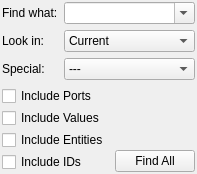
<?xml version="1.0" encoding="UTF-8"?>
<ui version="4.0">
 <class>FlowGraphSearchCtrl</class>
 <widget class="QWidget" name="FlowGraphSearchCtrl">
  <property name="geometry">
   <rect>
    <x>0</x>
    <y>0</y>
    <width>181</width>
    <height>156</height>
   </rect>
  </property>
  <property name="sizePolicy">
   <sizepolicy hsizetype="Preferred" vsizetype="Fixed">
    <horstretch>0</horstretch>
    <verstretch>0</verstretch>
   </sizepolicy>
  </property>
  <property name="windowTitle">
   <string>Search</string>
  </property>
  <layout class="QGridLayout" name="gridLayout_2">
   <property name="leftMargin">
    <number>2</number>
   </property>
   <property name="topMargin">
    <number>2</number>
   </property>
   <property name="rightMargin">
    <number>2</number>
   </property>
   <property name="bottomMargin">
    <number>2</number>
   </property>
   <item row="1" column="0">
    <layout class="QVBoxLayout" name="verticalLayout">
     <property name="spacing">
      <number>2</number>
     </property>
     <item>
      <widget class="QCheckBox" name="includePorts">
       <property name="text">
        <string>Include Ports</string>
       </property>
      </widget>
     </item>
     <item>
      <widget class="QCheckBox" name="includeValues">
       <property name="text">
        <string>Include Values</string>
       </property>
      </widget>
     </item>
     <item>
      <widget class="QCheckBox" name="includeEntities">
       <property name="text">
        <string>Include Entities</string>
       </property>
      </widget>
     </item>
     <item>
      <widget class="QCheckBox" name="includeIDs">
       <property name="text">
        <string>Include IDs</string>
       </property>
      </widget>
     </item>
    </layout>
   </item>
   <item row="1" column="1">
    <layout class="QVBoxLayout" name="verticalLayout_2">
     <item>
      <spacer name="verticalSpacer">
       <property name="orientation">
        <enum>Qt::Vertical</enum>
       </property>
       <property name="sizeHint" stdset="0">
        <size>
         <width>20</width>
         <height>10</height>
        </size>
       </property>
      </spacer>
     </item>
     <item>
      <widget class="QPushButton" name="findAll">
       <property name="text">
        <string>Find All</string>
       </property>
      </widget>
     </item>
    </layout>
   </item>
   <item row="0" column="0" colspan="2">
    <layout class="QGridLayout" name="gridLayout">
     <item row="0" column="0">
      <widget class="QLabel" name="label">
       <property name="sizePolicy">
        <sizepolicy hsizetype="Minimum" vsizetype="Preferred">
         <horstretch>0</horstretch>
         <verstretch>0</verstretch>
        </sizepolicy>
       </property>
       <property name="text">
        <string>Find what:</string>
       </property>
      </widget>
     </item>
     <item row="2" column="0">
      <widget class="QLabel" name="label_2">
       <property name="sizePolicy">
        <sizepolicy hsizetype="Minimum" vsizetype="Preferred">
         <horstretch>0</horstretch>
         <verstretch>0</verstretch>
        </sizepolicy>
       </property>
       <property name="text">
        <string>Look in:</string>
       </property>
      </widget>
     </item>
     <item row="3" column="0">
      <widget class="QLabel" name="label_3">
       <property name="sizePolicy">
        <sizepolicy hsizetype="Minimum" vsizetype="Preferred">
         <horstretch>0</horstretch>
         <verstretch>0</verstretch>
        </sizepolicy>
       </property>
       <property name="text">
        <string>Special:</string>
       </property>
      </widget>
     </item>
     <item row="3" column="1">
      <widget class="QComboBox" name="special">
       <property name="sizePolicy">
        <sizepolicy hsizetype="Expanding" vsizetype="Fixed">
         <horstretch>0</horstretch>
         <verstretch>0</verstretch>
        </sizepolicy>
       </property>
       <item>
        <property name="text">
         <string>---</string>
        </property>
       </item>
       <item>
        <property name="text">
         <string>No Entity</string>
        </property>
       </item>
       <item>
        <property name="text">
         <string>No Links</string>
        </property>
       </item>
       <item>
        <property name="text">
         <string>Cat: Approved</string>
        </property>
       </item>
       <item>
        <property name="text">
         <string>Cat: Advanced</string>
        </property>
       </item>
       <item>
        <property name="text">
         <string>Cat: Debug</string>
        </property>
       </item>
       <item>
        <property name="text">
         <string>Cat: Obsolete</string>
        </property>
       </item>
      </widget>
     </item>
     <item row="0" column="1">
      <widget class="QComboBox" name="findWhat">
       <property name="sizePolicy">
        <sizepolicy hsizetype="Expanding" vsizetype="Fixed">
         <horstretch>0</horstretch>
         <verstretch>0</verstretch>
        </sizepolicy>
       </property>
       <property name="editable">
        <bool>true</bool>
       </property>
      </widget>
     </item>
     <item row="2" column="1">
      <widget class="QComboBox" name="lookIn">
       <property name="sizePolicy">
        <sizepolicy hsizetype="Expanding" vsizetype="Fixed">
         <horstretch>0</horstretch>
         <verstretch>0</verstretch>
        </sizepolicy>
       </property>
       <item>
        <property name="text">
         <string>Current</string>
        </property>
       </item>
       <item>
        <property name="text">
         <string>AIActions</string>
        </property>
       </item>
       <item>
        <property name="text">
         <string>CustomActions</string>
        </property>
       </item>
       <item>
        <property name="text">
         <string>Entities</string>
        </property>
       </item>
       <item>
        <property name="text">
         <string>All FlowGraphs</string>
        </property>
       </item>
      </widget>
     </item>
    </layout>
   </item>
  </layout>
 </widget>
 <resources/>
 <connections/>
</ui>
